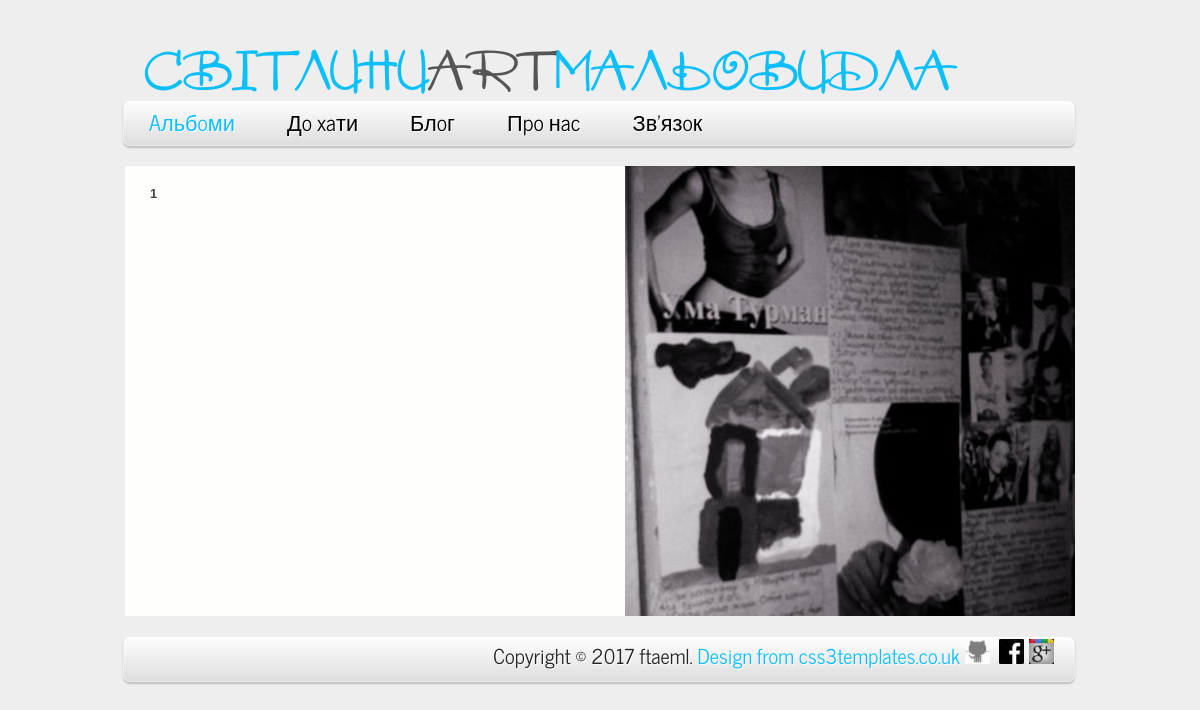
Before: /albums/3 with the older database file.
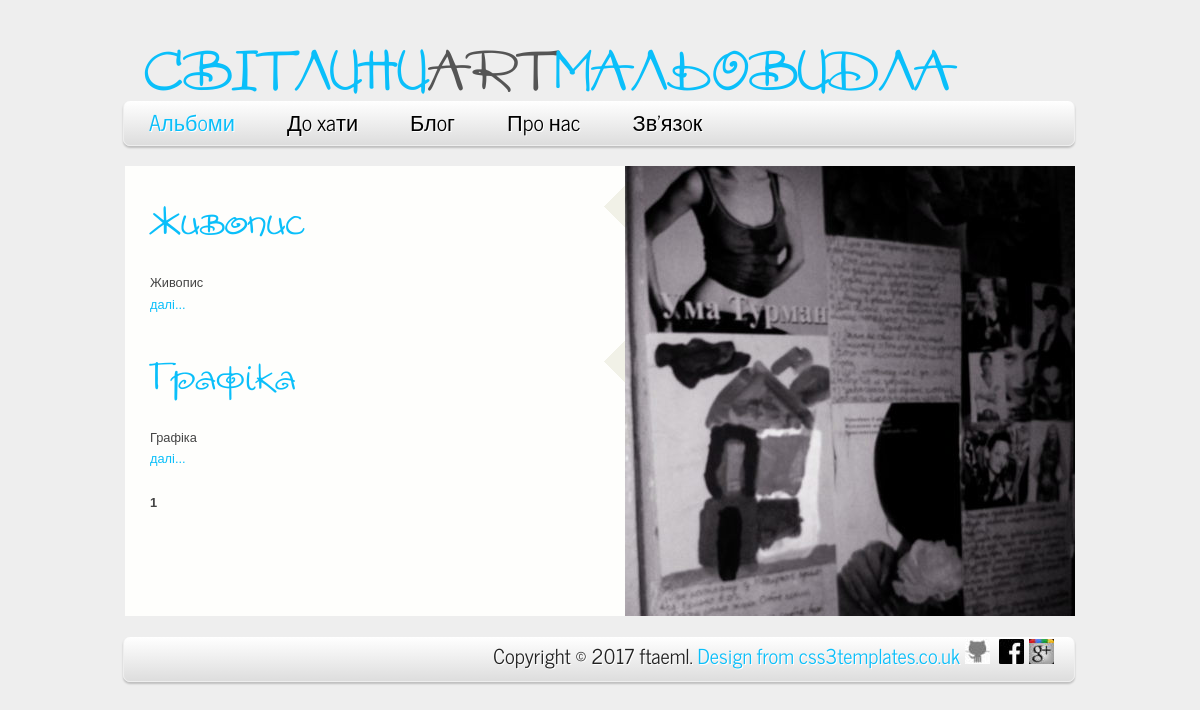
After: the same page with the newer database file.
### gallery/models.py (models this page shows, shortened)
class Album(models.Model):
    title = models.CharField(max_length=60)
    description = models.CharField(max_length=250)
    type = models.ForeignKey(Type)
    class Meta:
        verbose_name = "Альбом"
        verbose_name_plural = "Альбоми"

### gallery/views.py (the view)
# urls.py: url(r'^albums/(?P<id>\d+)?$', views.albums, name="albums"),
def albums(request, id=None):
    paint = Album.objects.filter(type_id=id)
    paginator = Paginator(paint, 3)
    page = request.GET.get('page')
    try:
        paint = paginator.page(page)
    except PageNotAnInteger:
        paint = paginator.page(1)
    except EmptyPage:
        paint = paginator.page(paginator.num_pages)
    context = {"paints": paint, "pn":page}
    return render(request, "gallery/albums.html", context)

### templates/gallery/albums.html (shortened to what this page needs)
{% extends "base.html" %}
{% load staticfiles %}
{% load i18n %}
    {% block menu %}
        {% include "menu.html" with is_albums=True %}
    {% endblock menu %}
{% block content %}
    <div id="site_content">
        <div id="left_content">
            <div id="blog_container">
                {% for p in paints %}
                    <h4 class="select"><a href="{% url "album" id=p.pk %}?page={{ albums.number }}">{{ p.title }}</a></h4>
                    <p>{{ p.description }}<a href="{% url "album" id=p.pk %}"></br>далі...</a></p>
                {% endfor %}
            </div>
            <div class="pageLink next">
                {% for num in paints.paginator.page_range %}
                    {% if num == paints.number %}
                        <span class="current"><b>{{ num }}</b></span>
                    {% else %}
                        <a href="?page={{ num }}"> {{ num }}</a>
                    {% endif %}
                {% endfor %}
            </div>
        </div>
        <div id="right_content">
            <img src="{% static "images/albums.jpg" %}" title="contact" alt="contact" /></p>
        </div>
    </div>
{% endblock %}

Changed rows visible on the page:
now on this page (row edited): Album: title "Живопис", description "Живопис"
now on this page (row edited): Album: title "Графіка", description "Графіка"
